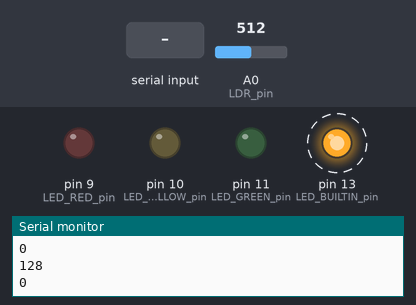
A sketch run on a simulated Arduino Uno, built with avr-gcc and run on an emulated ATmega328P. On the bench: output pins drawn as LEDs (lit = HIGH), the last lines printed to the serial monitor. Dashed ring = blinking. The inputs (shaded band) are chosen by the test bench; at power-on: A0 (LDR_pin) = 512.

Above: at 1.25 s.
1.3 s: "1" received over Serial
At 1.45 s:
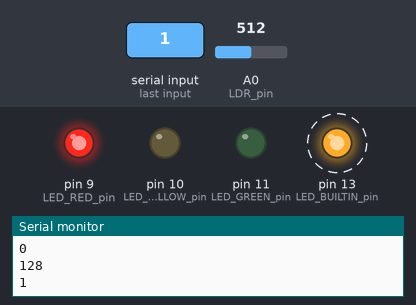
4.3 s: "3" received over Serial
At 4.45 s:
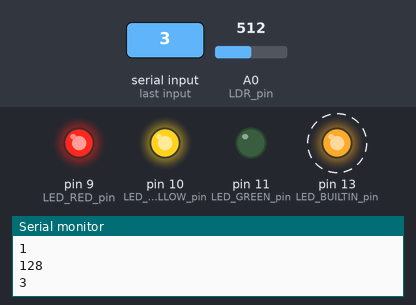
7.3 s: "5" received over Serial
At 7.46 s:
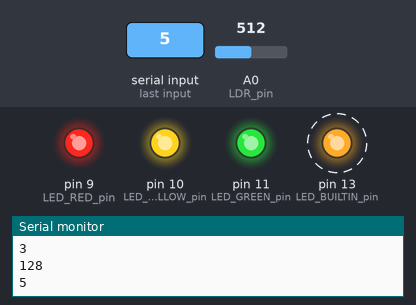
10.3 s: "2" received over Serial
At 10.46 s:
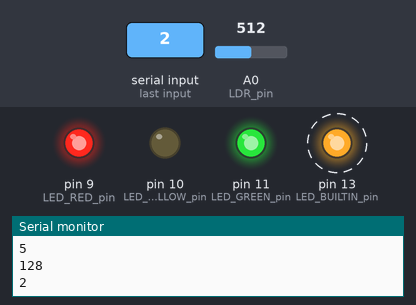
13.3 s: "0" received over Serial
At 13.47 s:
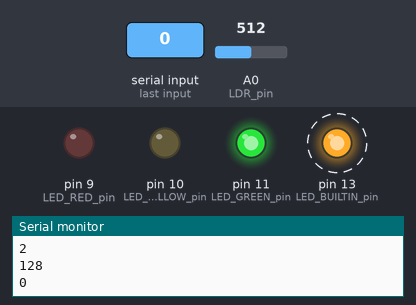
16.3 s: "4" received over Serial
At 16.67 s:
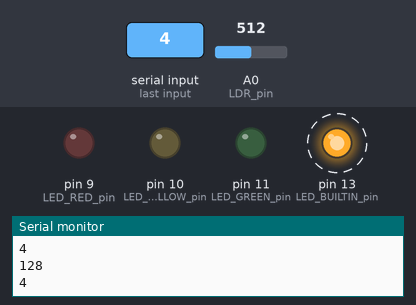
Timing chart, 0 to 20.3 s (numbered marks = the images above; inputs shaded):
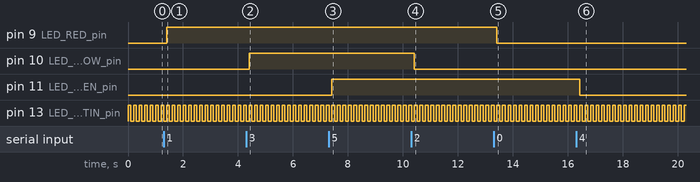

The sketch:

control_led_photo_resistor.ino
```cpp
// pre-processor directives
// pin name definitions
#define LDR_pin A0
#define LED_RED_pin 9
#define LED_YELLOW_pin 10
#define LED_GREEN_pin 11
#define LED_BUILTIN_pin 13  // Arduino board LED_BUILTIN
// class/object declarations: none
// global variables:
int  sensorVal;
char command = '0';
void setup() {   // code in setup() function runs only once

  // configure hardware peripherals, initialize LED pins as OUTPUTs
  pinMode(LED_RED_pin, OUTPUT);
  pinMode(LED_YELLOW_pin, OUTPUT);
  pinMode(LED_GREEN_pin, OUTPUT);
  pinMode(LED_BUILTIN_pin, OUTPUT);
  // configure data communication
  Serial.begin(9600);  // initialize serial port
  Serial.println("Test Program for Data Comm Sub-system"); // print message on Serial Mon-itor
}

void loop() {
  // Read sensor value and send sensor value to PC
  // data input, data storage and data processing
  sensorVal = analogRead(LDR_pin); // read sensor value from analog pin A0
  sensorVal = sensorVal >> 2;      // convert sensor value from 10-bits to 8-bits ...
                                   // by using bit shift operation
  // data communication
  Serial.println(sensorVal);       // send sensor value to PC Serial Monitor
  // -----------------------------------------------------------
  // Read command keystroke from PC Serial Monitor and control output device (LED)
  if (Serial.available())
    command = Serial.read();         // read command character from PC keyboard
  Serial.println(command);
  // data processing and data output
  switch (command) {
    // activate output device according to command
    case '0':
      digitalWrite(LED_RED_pin, LOW);  // turn output device OFF
      break;
    case '1':
      digitalWrite(LED_RED_pin, HIGH); // turn output device ON
      break;

    case '2':
      digitalWrite(LED_YELLOW_pin, LOW);
      break;
    case '3':
      digitalWrite(LED_YELLOW_pin, HIGH);
    case '4':
      digitalWrite(LED_GREEN_pin, LOW);
      break;
    case '5':
      digitalWrite(LED_GREEN_pin, HIGH);


    default:
      // do nothing for other command values
      break;
  }
  // -----------------------------------------------------------
  // toggle LED_C_pin 13 heartbeat LED to indicate that the code is running
  digitalWrite(LED_BUILTIN_pin, HIGH); delay(100);
  digitalWrite(LED_BUILTIN_pin, LOW);  delay(100);
}
// user defined functions: none
```

Measured:
- after the input at 1.3 s, pin 9 (LED_RED_pin): LOW → HIGH after 0.10 s
- after the input at 4.3 s, pin 10 (LED_YELLOW_pin): LOW → HIGH after 0.11 s
- after the input at 7.3 s, pin 11 (LED_GREEN_pin): LOW → HIGH after 0.11 s
- after the input at 10.3 s, pin 10 (LED_YELLOW_pin): HIGH → LOW after 0.12 s
- after the input at 13.3 s, pin 9 (LED_RED_pin): HIGH → LOW after 0.12 s
- after the input at 16.3 s, pin 11 (LED_GREEN_pin): HIGH → LOW after 0.13 s
- by itself, pin 13 (LED_BUILTIN_pin): alternates HIGH for 0.10 s and LOW for 0.10 s
